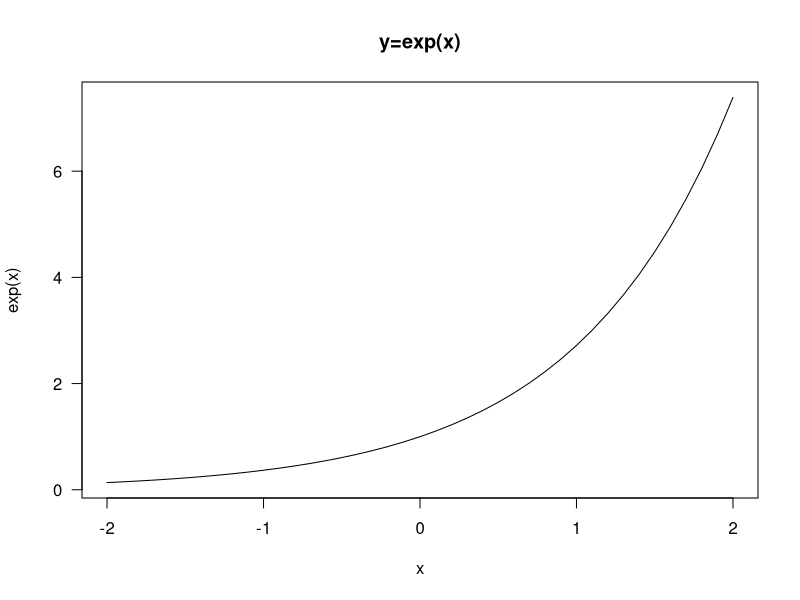
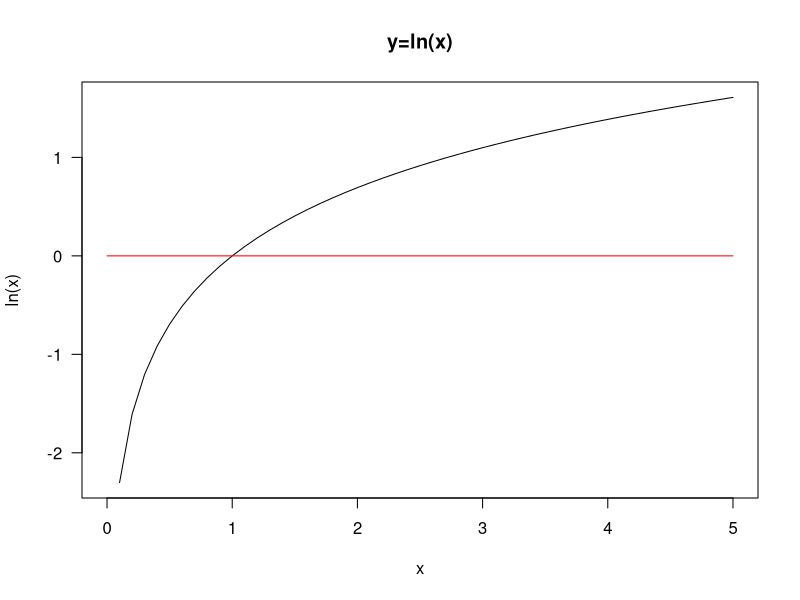
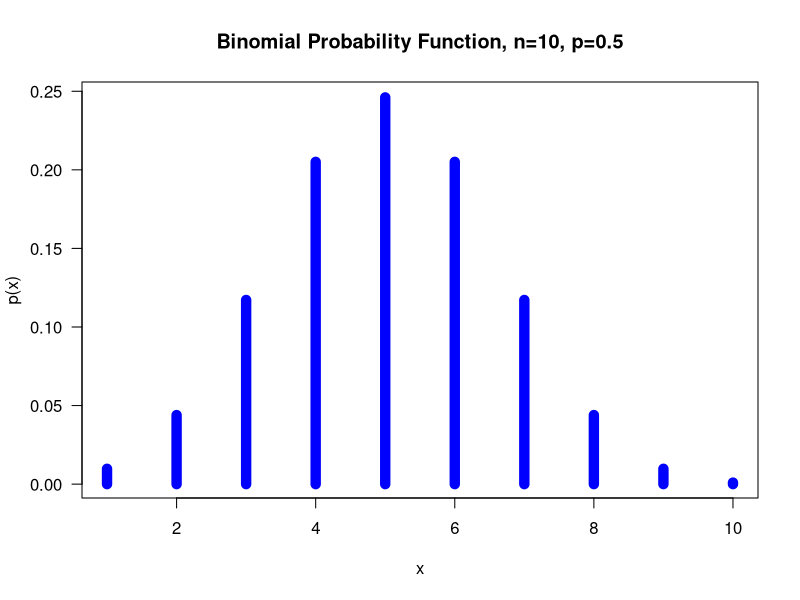
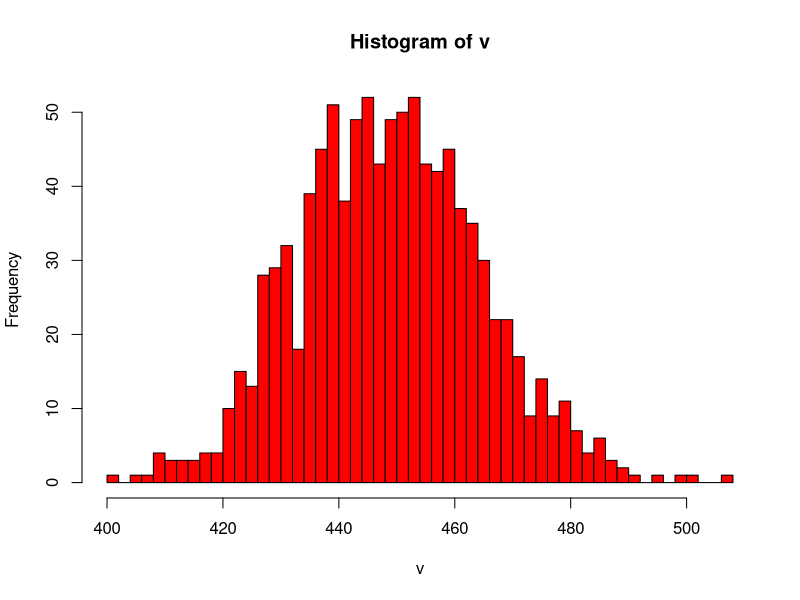

The R source for these figures, in order:
xv<-seq(-2,2,by=0.1)
plot(xv,exp(xv),type='l',xlab='x',
ylab='exp(x)',main='y=exp(x)',las=1)

xv<-seq(0,5,by=0.1)
plot(xv,log(xv),type='l',xlab='x',
ylab='ln(x)',main='y=ln(x)',las=1)
lines(c(0,5),c(0,0),col='red',lwd=1)

#X is binomial with p=0.5 and n=10. Plot the probability function of X
f=function(x){dbinom(x,size=10,prob=0.5)}
plot(1:10,f(1:10),type='h',lwd=10,col='blue',ann=FALSE,las=1)
title(main="Binomial Probability Function, n=10, p=0.5",xlab="x",ylab="p(x)")

v=rbinom(1000,size=1023,prob=0.439)
hist(v,n=50,col='red')
